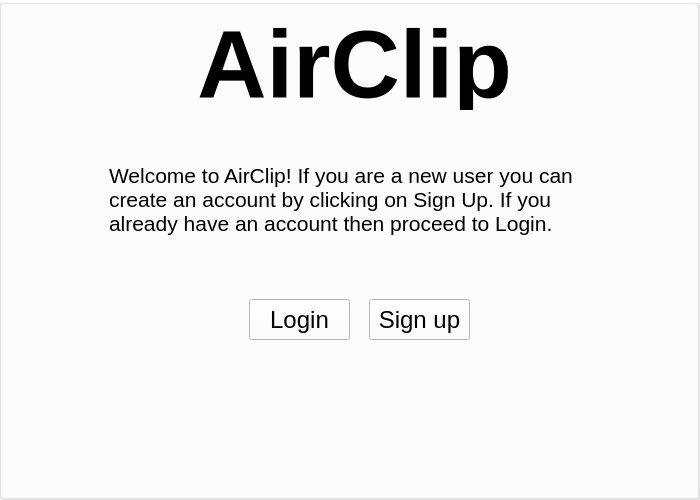
<?xml version="1.0" encoding="UTF-8"?>
<ui version="4.0">
 <class>startup</class>
 <widget class="QWidget" name="startup">
  <property name="geometry">
   <rect>
    <x>0</x>
    <y>0</y>
    <width>700</width>
    <height>500</height>
   </rect>
  </property>
  <property name="minimumSize">
   <size>
    <width>700</width>
    <height>500</height>
   </size>
  </property>
  <property name="maximumSize">
   <size>
    <width>700</width>
    <height>500</height>
   </size>
  </property>
  <property name="windowTitle">
   <string>AirClip</string>
  </property>
  <widget class="QGroupBox" name="groupBox">
   <property name="geometry">
    <rect>
     <x>0</x>
     <y>0</y>
     <width>700</width>
     <height>500</height>
    </rect>
   </property>
   <property name="minimumSize">
    <size>
     <width>700</width>
     <height>500</height>
    </size>
   </property>
   <property name="maximumSize">
    <size>
     <width>700</width>
     <height>500</height>
    </size>
   </property>
   <property name="autoFillBackground">
    <bool>false</bool>
   </property>
   <property name="styleSheet">
    <string notr="true">background-color: rgb(255, 255, 255);
color: rgb(0, 0, 0);
</string>
   </property>
   <property name="title">
    <string/>
   </property>
   <property name="alignment">
    <set>Qt::AlignCenter</set>
   </property>
   <widget class="QStackedWidget" name="stackedWidget">
    <property name="geometry">
     <rect>
      <x>-1</x>
      <y>-1</y>
      <width>700</width>
      <height>500</height>
     </rect>
    </property>
    <property name="minimumSize">
     <size>
      <width>700</width>
      <height>500</height>
     </size>
    </property>
    <property name="maximumSize">
     <size>
      <width>700</width>
      <height>500</height>
     </size>
    </property>
    <property name="currentIndex">
     <number>0</number>
    </property>
    <widget class="QWidget" name="page_3">
     <property name="minimumSize">
      <size>
       <width>700</width>
       <height>500</height>
      </size>
     </property>
     <property name="maximumSize">
      <size>
       <width>700</width>
       <height>500</height>
      </size>
     </property>
     <widget class="QGroupBox" name="SignUpPage_3">
      <property name="geometry">
       <rect>
        <x>0</x>
        <y>0</y>
        <width>700</width>
        <height>500</height>
       </rect>
      </property>
      <property name="minimumSize">
       <size>
        <width>700</width>
        <height>500</height>
       </size>
      </property>
      <property name="maximumSize">
       <size>
        <width>700</width>
        <height>500</height>
       </size>
      </property>
      <property name="autoFillBackground">
       <bool>false</bool>
      </property>
      <property name="styleSheet">
       <string notr="true">background-color: rgb(255, 255, 255);
color: rgb(0, 0, 0);
</string>
      </property>
      <property name="title">
       <string/>
      </property>
      <property name="alignment">
       <set>Qt::AlignCenter</set>
      </property>
      <widget class="QLabel" name="title_main">
       <property name="geometry">
        <rect>
         <x>200</x>
         <y>20</y>
         <width>311</width>
         <height>91</height>
        </rect>
       </property>
       <property name="font">
        <font>
         <family>Arial</family>
         <pointsize>72</pointsize>
         <italic>false</italic>
         <bold>true</bold>
         <underline>false</underline>
        </font>
       </property>
       <property name="autoFillBackground">
        <bool>false</bool>
       </property>
       <property name="styleSheet">
        <string notr="true">background-color: rgba(255, 255, 255, 0);</string>
       </property>
       <property name="text">
        <string>AirClip</string>
       </property>
       <property name="textFormat">
        <enum>Qt::AutoText</enum>
       </property>
       <property name="scaledContents">
        <bool>true</bool>
       </property>
       <property name="alignment">
        <set>Qt::AlignCenter</set>
       </property>
       <property name="wordWrap">
        <bool>false</bool>
       </property>
      </widget>
      <widget class="QPushButton" name="MainLoginButton">
       <property name="geometry">
        <rect>
         <x>250</x>
         <y>300</y>
         <width>101</width>
         <height>41</height>
        </rect>
       </property>
       <property name="font">
        <font>
         <family>Arial</family>
         <pointsize>18</pointsize>
         <bold>false</bold>
        </font>
       </property>
       <property name="styleSheet">
        <string notr="true"/>
       </property>
       <property name="text">
        <string>Login</string>
       </property>
      </widget>
      <widget class="QPushButton" name="MainSignupButton">
       <property name="geometry">
        <rect>
         <x>370</x>
         <y>300</y>
         <width>101</width>
         <height>41</height>
        </rect>
       </property>
       <property name="font">
        <font>
         <family>Arial</family>
         <pointsize>18</pointsize>
         <bold>false</bold>
        </font>
       </property>
       <property name="styleSheet">
        <string notr="true"/>
       </property>
       <property name="text">
        <string>Sign up</string>
       </property>
      </widget>
      <widget class="QLabel" name="WelcomeText">
       <property name="geometry">
        <rect>
         <x>110</x>
         <y>160</y>
         <width>511</width>
         <height>81</height>
        </rect>
       </property>
       <property name="font">
        <font>
         <pointsize>16</pointsize>
        </font>
       </property>
       <property name="styleSheet">
        <string notr="true">background-color: rgba(255, 255, 255, 0);</string>
       </property>
       <property name="text">
        <string>Welcome to AirClip! If you are a new user you can create an account by clicking on Sign Up. If you already have an account then proceed to Login.</string>
       </property>
       <property name="wordWrap">
        <bool>true</bool>
       </property>
      </widget>
     </widget>
    </widget>
    <widget class="QWidget" name="page">
     <property name="minimumSize">
      <size>
       <width>700</width>
       <height>500</height>
      </size>
     </property>
     <property name="maximumSize">
      <size>
       <width>700</width>
       <height>500</height>
      </size>
     </property>
     <widget class="QGroupBox" name="LoginPage">
      <property name="geometry">
       <rect>
        <x>0</x>
        <y>0</y>
        <width>700</width>
        <height>500</height>
       </rect>
      </property>
      <property name="minimumSize">
       <size>
        <width>700</width>
        <height>500</height>
       </size>
      </property>
      <property name="maximumSize">
       <size>
        <width>700</width>
        <height>500</height>
       </size>
      </property>
      <property name="autoFillBackground">
       <bool>false</bool>
      </property>
      <property name="styleSheet">
       <string notr="true">background-color: rgb(255, 255, 255);
color: rgb(0, 0, 0);
</string>
      </property>
      <property name="title">
       <string/>
      </property>
      <property name="alignment">
       <set>Qt::AlignCenter</set>
      </property>
      <widget class="QLabel" name="title_login">
       <property name="geometry">
        <rect>
         <x>200</x>
         <y>20</y>
         <width>311</width>
         <height>91</height>
        </rect>
       </property>
       <property name="font">
        <font>
         <family>Arial</family>
         <pointsize>72</pointsize>
         <italic>false</italic>
         <bold>true</bold>
         <underline>false</underline>
        </font>
       </property>
       <property name="autoFillBackground">
        <bool>false</bool>
       </property>
       <property name="styleSheet">
        <string notr="true">background-color: rgba(255, 255, 255, 0);</string>
       </property>
       <property name="text">
        <string>AirClip</string>
       </property>
       <property name="textFormat">
        <enum>Qt::AutoText</enum>
       </property>
       <property name="scaledContents">
        <bool>true</bool>
       </property>
       <property name="alignment">
        <set>Qt::AlignCenter</set>
       </property>
       <property name="wordWrap">
        <bool>false</bool>
       </property>
      </widget>
      <widget class="QLabel" name="UserNLabel">
       <property name="geometry">
        <rect>
         <x>190</x>
         <y>180</y>
         <width>121</width>
         <height>30</height>
        </rect>
       </property>
       <property name="font">
        <font>
         <family>Arial</family>
         <pointsize>24</pointsize>
        </font>
       </property>
       <property name="styleSheet">
        <string notr="true">background-color: rgba(255, 255, 255, 0);</string>
       </property>
       <property name="text">
        <string>Username</string>
       </property>
      </widget>
      <widget class="QLabel" name="PassLabel">
       <property name="geometry">
        <rect>
         <x>190</x>
         <y>235</y>
         <width>111</width>
         <height>21</height>
        </rect>
       </property>
       <property name="font">
        <font>
         <family>Arial</family>
         <pointsize>24</pointsize>
        </font>
       </property>
       <property name="styleSheet">
        <string notr="true">background-color: rgba(255, 255, 255, 0);</string>
       </property>
       <property name="text">
        <string>Password</string>
       </property>
      </widget>
      <widget class="QLineEdit" name="LoginPageUsername">
       <property name="geometry">
        <rect>
         <x>330</x>
         <y>180</y>
         <width>151</width>
         <height>31</height>
        </rect>
       </property>
       <property name="styleSheet">
        <string notr="true">background-color: rgb(50, 50, 50);
selection-background-color: rgb(50, 50, 50);
color: rgb(255, 255, 255);</string>
       </property>
       <property name="text">
        <string/>
       </property>
      </widget>
      <widget class="QLineEdit" name="LoginPagePassword">
       <property name="geometry">
        <rect>
         <x>330</x>
         <y>230</y>
         <width>151</width>
         <height>31</height>
        </rect>
       </property>
       <property name="styleSheet">
        <string notr="true">background-color: rgb(50, 50, 50);
color: rgb(255, 255, 255);</string>
       </property>
       <property name="text">
        <string/>
       </property>
      </widget>
      <widget class="QPushButton" name="LoginPageLoginButton">
       <property name="geometry">
        <rect>
         <x>250</x>
         <y>310</y>
         <width>101</width>
         <height>41</height>
        </rect>
       </property>
       <property name="font">
        <font>
         <family>Arial</family>
         <pointsize>18</pointsize>
         <bold>false</bold>
        </font>
       </property>
       <property name="styleSheet">
        <string notr="true">selection-color: rgb(0, 0, 0);
border-color: rgb(0, 0, 0);</string>
       </property>
       <property name="text">
        <string>Login</string>
       </property>
      </widget>
      <widget class="QPushButton" name="LoginPageBackButton">
       <property name="geometry">
        <rect>
         <x>370</x>
         <y>310</y>
         <width>101</width>
         <height>41</height>
        </rect>
       </property>
       <property name="font">
        <font>
         <family>Arial</family>
         <pointsize>18</pointsize>
         <bold>false</bold>
        </font>
       </property>
       <property name="styleSheet">
        <string notr="true">selection-color: rgb(0, 0, 0);
border-color: rgb(0, 0, 0);</string>
       </property>
       <property name="text">
        <string>Back</string>
       </property>
      </widget>
     </widget>
    </widget>
    <widget class="QWidget" name="page_2">
     <property name="minimumSize">
      <size>
       <width>700</width>
       <height>500</height>
      </size>
     </property>
     <property name="maximumSize">
      <size>
       <width>700</width>
       <height>500</height>
      </size>
     </property>
     <widget class="QGroupBox" name="SignUpPage">
      <property name="geometry">
       <rect>
        <x>0</x>
        <y>0</y>
        <width>700</width>
        <height>500</height>
       </rect>
      </property>
      <property name="minimumSize">
       <size>
        <width>700</width>
        <height>500</height>
       </size>
      </property>
      <property name="maximumSize">
       <size>
        <width>700</width>
        <height>500</height>
       </size>
      </property>
      <property name="autoFillBackground">
       <bool>false</bool>
      </property>
      <property name="styleSheet">
       <string notr="true">background-color: rgb(255, 255, 255);
color: rgb(0, 0, 0);
</string>
      </property>
      <property name="title">
       <string/>
      </property>
      <property name="alignment">
       <set>Qt::AlignCenter</set>
      </property>
      <widget class="QLabel" name="title_signup">
       <property name="geometry">
        <rect>
         <x>200</x>
         <y>20</y>
         <width>311</width>
         <height>91</height>
        </rect>
       </property>
       <property name="font">
        <font>
         <family>Arial</family>
         <pointsize>72</pointsize>
         <italic>false</italic>
         <bold>true</bold>
         <underline>false</underline>
        </font>
       </property>
       <property name="autoFillBackground">
        <bool>false</bool>
       </property>
       <property name="styleSheet">
        <string notr="true">background-color: rgba(255, 255, 255, 0);</string>
       </property>
       <property name="text">
        <string>AirClip</string>
       </property>
       <property name="textFormat">
        <enum>Qt::AutoText</enum>
       </property>
       <property name="scaledContents">
        <bool>true</bool>
       </property>
       <property name="alignment">
        <set>Qt::AlignCenter</set>
       </property>
       <property name="wordWrap">
        <bool>false</bool>
       </property>
      </widget>
      <widget class="QLabel" name="UserNLabel_2">
       <property name="geometry">
        <rect>
         <x>200</x>
         <y>180</y>
         <width>121</width>
         <height>30</height>
        </rect>
       </property>
       <property name="font">
        <font>
         <family>Arial</family>
         <pointsize>22</pointsize>
        </font>
       </property>
       <property name="styleSheet">
        <string notr="true">background-color: rgba(255, 255, 255, 0);</string>
       </property>
       <property name="text">
        <string>Username</string>
       </property>
      </widget>
      <widget class="QLabel" name="PassLabel_2">
       <property name="geometry">
        <rect>
         <x>200</x>
         <y>235</y>
         <width>111</width>
         <height>21</height>
        </rect>
       </property>
       <property name="font">
        <font>
         <family>Arial</family>
         <pointsize>22</pointsize>
        </font>
       </property>
       <property name="styleSheet">
        <string notr="true">background-color: rgba(255, 255, 255, 0);</string>
       </property>
       <property name="text">
        <string>Password</string>
       </property>
      </widget>
      <widget class="QLineEdit" name="SignUpUsername">
       <property name="geometry">
        <rect>
         <x>340</x>
         <y>180</y>
         <width>151</width>
         <height>31</height>
        </rect>
       </property>
       <property name="styleSheet">
        <string notr="true">background-color: rgb(50, 50, 50);
selection-background-color: rgb(50, 50, 50);
color: rgb(255, 255, 255);</string>
       </property>
       <property name="text">
        <string/>
       </property>
      </widget>
      <widget class="QLineEdit" name="SignUpPassword">
       <property name="geometry">
        <rect>
         <x>340</x>
         <y>230</y>
         <width>151</width>
         <height>31</height>
        </rect>
       </property>
       <property name="styleSheet">
        <string notr="true">background-color: rgb(50, 50, 50);
color: rgb(255, 255, 255);</string>
       </property>
       <property name="text">
        <string/>
       </property>
      </widget>
      <widget class="QPushButton" name="SignUpPageSignUpButton">
       <property name="geometry">
        <rect>
         <x>220</x>
         <y>380</y>
         <width>101</width>
         <height>41</height>
        </rect>
       </property>
       <property name="font">
        <font>
         <family>Arial</family>
         <pointsize>18</pointsize>
         <bold>false</bold>
        </font>
       </property>
       <property name="styleSheet">
        <string notr="true"/>
       </property>
       <property name="text">
        <string>Sign up</string>
       </property>
      </widget>
      <widget class="QPushButton" name="SignUpPageBackButton">
       <property name="geometry">
        <rect>
         <x>350</x>
         <y>380</y>
         <width>101</width>
         <height>41</height>
        </rect>
       </property>
       <property name="font">
        <font>
         <family>Arial</family>
         <pointsize>18</pointsize>
         <bold>false</bold>
        </font>
       </property>
       <property name="styleSheet">
        <string notr="true"/>
       </property>
       <property name="text">
        <string>Back</string>
       </property>
      </widget>
      <widget class="QLineEdit" name="SignUpPassword_2">
       <property name="geometry">
        <rect>
         <x>340</x>
         <y>280</y>
         <width>151</width>
         <height>31</height>
        </rect>
       </property>
       <property name="styleSheet">
        <string notr="true">background-color: rgb(50, 50, 50);
color: rgb(255, 255, 255);</string>
       </property>
       <property name="text">
        <string/>
       </property>
      </widget>
      <widget class="QLabel" name="PassLabel_5">
       <property name="geometry">
        <rect>
         <x>130</x>
         <y>270</y>
         <width>171</width>
         <height>51</height>
        </rect>
       </property>
       <property name="font">
        <font>
         <family>Arial</family>
         <pointsize>21</pointsize>
        </font>
       </property>
       <property name="styleSheet">
        <string notr="true">background-color: rgba(255, 255, 255, 0);</string>
       </property>
       <property name="text">
        <string>Confirm password</string>
       </property>
       <property name="wordWrap">
        <bool>true</bool>
       </property>
      </widget>
      <widget class="QLabel" name="SignUpErrorLabel">
       <property name="geometry">
        <rect>
         <x>180</x>
         <y>340</y>
         <width>321</width>
         <height>20</height>
        </rect>
       </property>
       <property name="font">
        <font>
         <pointsize>18</pointsize>
        </font>
       </property>
       <property name="styleSheet">
        <string notr="true">background-color: rgba(255, 255, 255, 0);</string>
       </property>
       <property name="text">
        <string/>
       </property>
       <property name="alignment">
        <set>Qt::AlignCenter</set>
       </property>
      </widget>
     </widget>
    </widget>
    <widget class="QWidget" name="page_4">
     <property name="minimumSize">
      <size>
       <width>700</width>
       <height>500</height>
      </size>
     </property>
     <property name="maximumSize">
      <size>
       <width>700</width>
       <height>500</height>
      </size>
     </property>
     <widget class="QGroupBox" name="SignUpPage_4">
      <property name="geometry">
       <rect>
        <x>0</x>
        <y>0</y>
        <width>700</width>
        <height>500</height>
       </rect>
      </property>
      <property name="minimumSize">
       <size>
        <width>700</width>
        <height>500</height>
       </size>
      </property>
      <property name="maximumSize">
       <size>
        <width>700</width>
        <height>500</height>
       </size>
      </property>
      <property name="autoFillBackground">
       <bool>false</bool>
      </property>
      <property name="styleSheet">
       <string notr="true">background-color: rgb(255, 255, 255);
color: rgb(0, 0, 0);
</string>
      </property>
      <property name="title">
       <string/>
      </property>
      <property name="alignment">
       <set>Qt::AlignCenter</set>
      </property>
      <widget class="QLabel" name="title_scanner">
       <property name="geometry">
        <rect>
         <x>200</x>
         <y>20</y>
         <width>311</width>
         <height>91</height>
        </rect>
       </property>
       <property name="font">
        <font>
         <family>Arial</family>
         <pointsize>72</pointsize>
         <italic>false</italic>
         <bold>true</bold>
         <underline>false</underline>
        </font>
       </property>
       <property name="autoFillBackground">
        <bool>false</bool>
       </property>
       <property name="styleSheet">
        <string notr="true">background-color: rgba(255, 255, 255, 0);</string>
       </property>
       <property name="text">
        <string>AirClip</string>
       </property>
       <property name="textFormat">
        <enum>Qt::AutoText</enum>
       </property>
       <property name="scaledContents">
        <bool>true</bool>
       </property>
       <property name="alignment">
        <set>Qt::AlignCenter</set>
       </property>
       <property name="wordWrap">
        <bool>false</bool>
       </property>
      </widget>
      <widget class="QPushButton" name="scannerReload">
       <property name="geometry">
        <rect>
         <x>590</x>
         <y>20</y>
         <width>81</width>
         <height>31</height>
        </rect>
       </property>
       <property name="styleSheet">
        <string notr="true">border-style:solid;
background-color: rgb(216, 216, 216);
border-width:1px;
border-radius:5px;</string>
       </property>
       <property name="text">
        <string>Refresh List</string>
       </property>
      </widget>
      <widget class="QListView" name="listView">
       <property name="geometry">
        <rect>
         <x>140</x>
         <y>130</y>
         <width>421</width>
         <height>241</height>
        </rect>
       </property>
       <property name="styleSheet">
        <string notr="true">border-color: rgb(0, 0, 0);
border-style:solid;
border-width:2px;</string>
       </property>
      </widget>
      <widget class="QPushButton" name="scannerConnect">
       <property name="geometry">
        <rect>
         <x>290</x>
         <y>430</y>
         <width>111</width>
         <height>41</height>
        </rect>
       </property>
       <property name="font">
        <font>
         <pointsize>18</pointsize>
         <bold>false</bold>
        </font>
       </property>
       <property name="styleSheet">
        <string notr="true">border-style:solid;
background-color: rgb(216, 216, 216);
border-width:1px;
border-radius:5px;</string>
       </property>
       <property name="text">
        <string>Connect</string>
       </property>
      </widget>
      <widget class="QLabel" name="selectedLabel">
       <property name="geometry">
        <rect>
         <x>140</x>
         <y>380</y>
         <width>421</width>
         <height>31</height>
        </rect>
       </property>
       <property name="font">
        <font>
         <pointsize>18</pointsize>
        </font>
       </property>
       <property name="styleSheet">
        <string notr="true">background-color: rgba(0, 0, 0, 0);</string>
       </property>
       <property name="text">
        <string>Selected:</string>
       </property>
       <property name="margin">
        <number>0</number>
       </property>
      </widget>
     </widget>
    </widget>
   </widget>
  </widget>
 </widget>
 <resources/>
 <connections/>
</ui>
